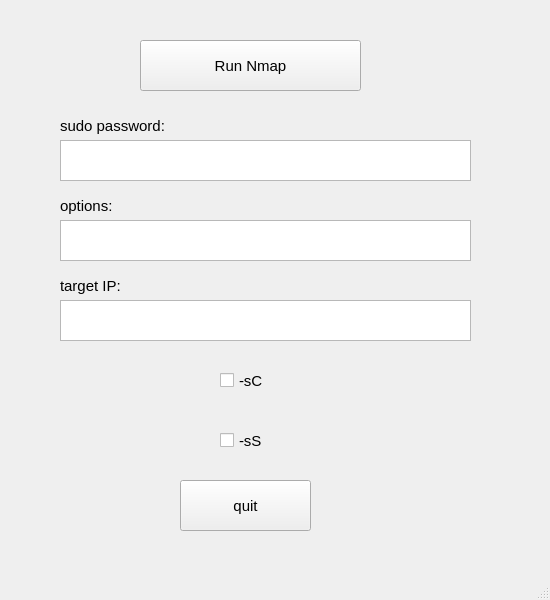
<?xml version="1.0" encoding="UTF-8"?>
<ui version="4.0">
 <class>NmapWindow</class>
 <widget class="QMainWindow" name="NmapWindow">
  <property name="geometry">
   <rect>
    <x>0</x>
    <y>0</y>
    <width>550</width>
    <height>600</height>
   </rect>
  </property>
  <property name="font">
   <font>
    <family>MS Sans Serif</family>
    <pointsize>11</pointsize>
   </font>
  </property>
  <property name="windowTitle">
   <string>MainWindow</string>
  </property>
  <widget class="QWidget" name="centralwidget">
   <widget class="QPushButton" name="pushButton_nmap">
    <property name="geometry">
     <rect>
      <x>140</x>
      <y>40</y>
      <width>221</width>
      <height>51</height>
     </rect>
    </property>
    <property name="text">
     <string>Run Nmap</string>
    </property>
   </widget>
   <widget class="QPushButton" name="pushButton_quit">
    <property name="geometry">
     <rect>
      <x>180</x>
      <y>480</y>
      <width>131</width>
      <height>51</height>
     </rect>
    </property>
    <property name="text">
     <string>quit</string>
    </property>
   </widget>
   <widget class="QTextEdit" name="textEdit_password">
    <property name="geometry">
     <rect>
      <x>60</x>
      <y>140</y>
      <width>411</width>
      <height>41</height>
     </rect>
    </property>
    <property name="toolTip">
     <string comment="password" extracomment="password"/>
    </property>
    <property name="statusTip">
     <string extracomment="password"/>
    </property>
   </widget>
   <widget class="QTextEdit" name="textEdit_options">
    <property name="geometry">
     <rect>
      <x>60</x>
      <y>220</y>
      <width>411</width>
      <height>41</height>
     </rect>
    </property>
    <property name="toolTip">
     <string comment="password" extracomment="password"/>
    </property>
    <property name="statusTip">
     <string extracomment="password"/>
    </property>
   </widget>
   <widget class="QCheckBox" name="checkBox_sC">
    <property name="geometry">
     <rect>
      <x>220</x>
      <y>360</y>
      <width>61</width>
      <height>41</height>
     </rect>
    </property>
    <property name="text">
     <string>-sC</string>
    </property>
   </widget>
   <widget class="QCheckBox" name="checkBox_sS">
    <property name="geometry">
     <rect>
      <x>220</x>
      <y>420</y>
      <width>61</width>
      <height>41</height>
     </rect>
    </property>
    <property name="text">
     <string>-sS</string>
    </property>
   </widget>
   <widget class="QTextEdit" name="textEdit_target_ip">
    <property name="geometry">
     <rect>
      <x>60</x>
      <y>300</y>
      <width>411</width>
      <height>41</height>
     </rect>
    </property>
    <property name="toolTip">
     <string comment="password" extracomment="password"/>
    </property>
    <property name="statusTip">
     <string extracomment="password"/>
    </property>
   </widget>
   <widget class="QLabel" name="label">
    <property name="geometry">
     <rect>
      <x>60</x>
      <y>110</y>
      <width>151</width>
      <height>31</height>
     </rect>
    </property>
    <property name="text">
     <string>sudo password:</string>
    </property>
   </widget>
   <widget class="QLabel" name="label_2">
    <property name="geometry">
     <rect>
      <x>60</x>
      <y>190</y>
      <width>151</width>
      <height>31</height>
     </rect>
    </property>
    <property name="text">
     <string>options:</string>
    </property>
   </widget>
   <widget class="QLabel" name="label_3">
    <property name="geometry">
     <rect>
      <x>60</x>
      <y>270</y>
      <width>151</width>
      <height>31</height>
     </rect>
    </property>
    <property name="text">
     <string>target IP:</string>
    </property>
   </widget>
  </widget>
  <widget class="QMenuBar" name="menubar">
   <property name="geometry">
    <rect>
     <x>0</x>
     <y>0</y>
     <width>550</width>
     <height>29</height>
    </rect>
   </property>
  </widget>
  <widget class="QStatusBar" name="statusbar"/>
 </widget>
 <resources/>
 <connections>
  <connection>
   <sender>pushButton_quit</sender>
   <signal>clicked()</signal>
   <receiver>NmapWindow</receiver>
   <slot>close()</slot>
   <hints>
    <hint type="sourcelabel">
     <x>245</x>
     <y>504</y>
    </hint>
    <hint type="destinationlabel">
     <x>274</x>
     <y>299</y>
    </hint>
   </hints>
  </connection>
 </connections>
</ui>
